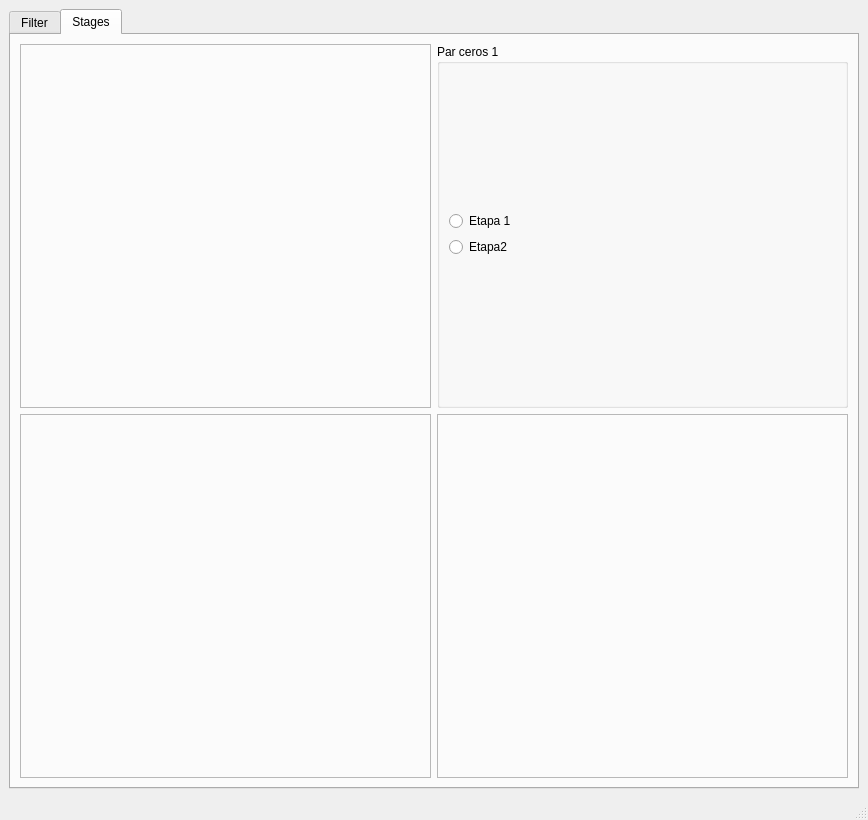
<?xml version="1.0" encoding="UTF-8"?>
<ui version="4.0">
 <class>MainWindow</class>
 <widget class="QMainWindow" name="MainWindow">
  <property name="windowModality">
   <enum>Qt::NonModal</enum>
  </property>
  <property name="geometry">
   <rect>
    <x>0</x>
    <y>0</y>
    <width>868</width>
    <height>820</height>
   </rect>
  </property>
  <property name="sizePolicy">
   <sizepolicy hsizetype="Preferred" vsizetype="Preferred">
    <horstretch>0</horstretch>
    <verstretch>0</verstretch>
   </sizepolicy>
  </property>
  <property name="windowTitle">
   <string>Filter Tool</string>
  </property>
  <widget class="QWidget" name="centralwidget">
   <layout class="QGridLayout" name="gridLayout_12">
    <item row="0" column="0">
     <widget class="QTabWidget" name="tabWidget">
      <property name="currentIndex">
       <number>1</number>
      </property>
      <widget class="QWidget" name="tabFiltros">
       <attribute name="title">
        <string>Filter</string>
       </attribute>
       <layout class="QGridLayout" name="gridLayout_4">
        <item row="0" column="0">
         <layout class="QHBoxLayout" name="horizontalLayout">
          <item>
           <widget class="QDockWidget" name="dockWidget_2">
            <property name="maximumSize">
             <size>
              <width>300</width>
              <height>524287</height>
             </size>
            </property>
            <property name="features">
             <set>QDockWidget::DockWidgetFloatable|QDockWidget::DockWidgetMovable</set>
            </property>
            <property name="windowTitle">
             <string>Filter Parameters</string>
            </property>
            <widget class="QWidget" name="dockWidgetContents_3">
             <layout class="QGridLayout" name="gridLayout_18">
              <item row="0" column="0">
               <layout class="QVBoxLayout" name="verticalLayout_3">
                <item>
                 <widget class="QGroupBox" name="groupBox_9">
                  <property name="title">
                   <string>Template</string>
                  </property>
                  <layout class="QGridLayout" name="gridLayout_19">
                   <item row="1" column="1">
                    <layout class="QGridLayout" name="gridLayout_20">
                     <item row="0" column="0">
                      <layout class="QHBoxLayout" name="horizontalLayout_10">
                       <item>
                        <widget class="QLabel" name="label_9">
                         <property name="text">
                          <string>Stop Band 1</string>
                         </property>
                        </widget>
                       </item>
                       <item>
                        <widget class="QDoubleSpinBox" name="stopBand1DoubleSpinBox_3">
                         <property name="maximum">
                          <double>99999999999.000000000000000</double>
                         </property>
                         <property name="singleStep">
                          <double>0.010000000000000</double>
                         </property>
                        </widget>
                       </item>
                      </layout>
                     </item>
                     <item row="0" column="1">
                      <layout class="QHBoxLayout" name="stopBand2_horizontalLayout_3">
                       <item>
                        <widget class="QLabel" name="stopBand2_label_3">
                         <property name="text">
                          <string>Stop Band 2</string>
                         </property>
                        </widget>
                       </item>
                       <item>
                        <widget class="QDoubleSpinBox" name="stopBand2DoubleSpinBox_3">
                         <property name="maximum">
                          <double>99999999999.000000000000000</double>
                         </property>
                         <property name="singleStep">
                          <double>0.010000000000000</double>
                         </property>
                        </widget>
                       </item>
                      </layout>
                     </item>
                     <item row="1" column="0">
                      <layout class="QHBoxLayout" name="horizontalLayout_11">
                       <item>
                        <widget class="QLabel" name="label_10">
                         <property name="text">
                          <string>Pass Band 1</string>
                         </property>
                        </widget>
                       </item>
                       <item>
                        <widget class="QDoubleSpinBox" name="passBand1DoubleSpinBox_3">
                         <property name="maximum">
                          <double>99999999999.000000000000000</double>
                         </property>
                         <property name="singleStep">
                          <double>0.010000000000000</double>
                         </property>
                        </widget>
                       </item>
                      </layout>
                     </item>
                     <item row="1" column="1">
                      <layout class="QHBoxLayout" name="passBand2_horizontalLayout_3">
                       <item>
                        <widget class="QLabel" name="passBand2_label_3">
                         <property name="text">
                          <string>Pass Band 2</string>
                         </property>
                        </widget>
                       </item>
                       <item>
                        <widget class="QDoubleSpinBox" name="passBand2DoubleSpinBox_3">
                         <property name="maximum">
                          <double>99999999999.000000000000000</double>
                         </property>
                         <property name="singleStep">
                          <double>0.010000000000000</double>
                         </property>
                        </widget>
                       </item>
                      </layout>
                     </item>
                     <item row="2" column="0">
                      <layout class="QHBoxLayout" name="horizontalLayout_12">
                       <item>
                        <widget class="QLabel" name="label_11">
                         <property name="text">
                          <string>Min Attenuated</string>
                         </property>
                        </widget>
                       </item>
                       <item>
                        <widget class="QDoubleSpinBox" name="minAttnDoubleSpinBox_3"/>
                       </item>
                      </layout>
                     </item>
                     <item row="2" column="1">
                      <layout class="QHBoxLayout" name="horizontalLayout_13">
                       <item>
                        <widget class="QLabel" name="label_12">
                         <property name="text">
                          <string>Max Attenuated</string>
                         </property>
                        </widget>
                       </item>
                       <item>
                        <widget class="QDoubleSpinBox" name="maxAttnDoubleSpinBox_3"/>
                       </item>
                      </layout>
                     </item>
                    </layout>
                   </item>
                   <item row="2" column="1">
                    <widget class="QPushButton" name="setTemplateButton_3">
                     <property name="text">
                      <string>Set Template</string>
                     </property>
                    </widget>
                   </item>
                   <item row="0" column="1">
                    <layout class="QHBoxLayout" name="horizontalLayout_24">
                     <item>
                      <widget class="QLabel" name="label_19">
                       <property name="text">
                        <string>Type</string>
                       </property>
                      </widget>
                     </item>
                     <item>
                      <widget class="QComboBox" name="filterTypeComboBox_3">
                       <item>
                        <property name="text">
                         <string>Low-pass</string>
                        </property>
                       </item>
                       <item>
                        <property name="text">
                         <string>High-pass</string>
                        </property>
                       </item>
                       <item>
                        <property name="text">
                         <string>Band-pass</string>
                        </property>
                       </item>
                       <item>
                        <property name="text">
                         <string>Band-reject</string>
                        </property>
                       </item>
                       <item>
                        <property name="text">
                         <string>All-pass</string>
                        </property>
                       </item>
                      </widget>
                     </item>
                    </layout>
                   </item>
                  </layout>
                 </widget>
                </item>
                <item>
                 <widget class="QGroupBox" name="groupBox_10">
                  <property name="title">
                   <string>Approximation Settings</string>
                  </property>
                  <layout class="QGridLayout" name="gridLayout_3">
                   <item row="2" column="0">
                    <widget class="QGroupBox" name="groupBox_11">
                     <property name="title">
                      <string>Parameters</string>
                     </property>
                     <layout class="QGridLayout" name="gridLayout_21">
                      <item row="1" column="0">
                       <layout class="QHBoxLayout" name="horizontalLayout_25">
                        <item>
                         <widget class="QRadioButton" name="maxQRadioButton_3">
                          <property name="text">
                           <string>Max Q Allowed</string>
                          </property>
                         </widget>
                        </item>
                        <item>
                         <widget class="QDoubleSpinBox" name="maxQdoubleSpinBox_3"/>
                        </item>
                       </layout>
                      </item>
                      <item row="0" column="0">
                       <layout class="QHBoxLayout" name="horizontalLayout_26">
                        <item>
                         <widget class="QRadioButton" name="minMaxRadioButton_3">
                          <property name="text">
                           <string>Min Order</string>
                          </property>
                         </widget>
                        </item>
                        <item>
                         <widget class="QSpinBox" name="minOrderSpinBox_3"/>
                        </item>
                        <item>
                         <widget class="QLabel" name="label_20">
                          <property name="text">
                           <string>Max Order</string>
                          </property>
                         </widget>
                        </item>
                        <item>
                         <widget class="QSpinBox" name="maxOrderSpinBox_3"/>
                        </item>
                       </layout>
                      </item>
                      <item row="2" column="0">
                       <layout class="QHBoxLayout" name="horizontalLayout_27">
                        <item>
                         <widget class="QRadioButton" name="customOrderRadioButton_3">
                          <property name="text">
                           <string>Custom Order</string>
                          </property>
                         </widget>
                        </item>
                        <item>
                         <widget class="QSpinBox" name="customOrderSpinBox_3"/>
                        </item>
                       </layout>
                      </item>
                      <item row="3" column="0">
                       <widget class="QPushButton" name="previewApproxButton_3">
                        <property name="text">
                         <string>Preview Aproximation</string>
                        </property>
                       </widget>
                      </item>
                      <item row="4" column="0">
                       <widget class="QPushButton" name="clearApproxButton_3">
                        <property name="text">
                         <string>Clear Approximations</string>
                        </property>
                       </widget>
                      </item>
                     </layout>
                    </widget>
                   </item>
                   <item row="1" column="0">
                    <layout class="QHBoxLayout" name="horizontalLayout_28">
                     <item>
                      <widget class="QLabel" name="label_21">
                       <property name="text">
                        <string>Approximation</string>
                       </property>
                      </widget>
                     </item>
                     <item>
                      <widget class="QComboBox" name="approximationComboBox_3">
                       <item>
                        <property name="text">
                         <string>Butterworth</string>
                        </property>
                       </item>
                       <item>
                        <property name="text">
                         <string>Bessel</string>
                        </property>
                       </item>
                       <item>
                        <property name="text">
                         <string>Chebyshev Type I</string>
                        </property>
                       </item>
                       <item>
                        <property name="text">
                         <string>Chebyshev Type II</string>
                        </property>
                       </item>
                       <item>
                        <property name="text">
                         <string>Legendre</string>
                        </property>
                       </item>
                       <item>
                        <property name="text">
                         <string>Gauss</string>
                        </property>
                       </item>
                       <item>
                        <property name="text">
                         <string>Cauer elliptic</string>
                        </property>
                       </item>
                      </widget>
                     </item>
                    </layout>
                   </item>
                  </layout>
                 </widget>
                </item>
                <item>
                 <widget class="QGroupBox" name="groupBox_12">
                  <property name="title">
                   <string>Plots</string>
                  </property>
                  <layout class="QGridLayout" name="gridLayout_22">
                   <item row="2" column="0">
                    <widget class="QPushButton" name="saveResultsPushButton_3">
                     <property name="toolTip">
                      <string>Save results to .PDF report</string>
                     </property>
                     <property name="text">
                      <string>Save Results</string>
                     </property>
                    </widget>
                   </item>
                   <item row="0" column="0">
                    <layout class="QGridLayout" name="gridLayout_23">
                     <item row="0" column="0">
                      <widget class="QCheckBox" name="attenuationCurvesCheckBox_3">
                       <property name="text">
                        <string>Attenuation Curves</string>
                       </property>
                      </widget>
                     </item>
                     <item row="0" column="1">
                      <widget class="QCheckBox" name="stepResponseCheckBox_3">
                       <property name="text">
                        <string>Step Response</string>
                       </property>
                      </widget>
                     </item>
                     <item row="1" column="0">
                      <widget class="QCheckBox" name="phaseCheckBox_3">
                       <property name="text">
                        <string>Phase</string>
                       </property>
                      </widget>
                     </item>
                     <item row="1" column="1">
                      <widget class="QCheckBox" name="sPlaneCheckBox_3">
                       <property name="text">
                        <string>S Plane Diagram</string>
                       </property>
                      </widget>
                     </item>
                     <item row="2" column="0">
                      <widget class="QCheckBox" name="groupDelayCheckBox_3">
                       <property name="text">
                        <string>Group Delay</string>
                       </property>
                      </widget>
                     </item>
                     <item row="2" column="1">
                      <widget class="QCheckBox" name="freqResponseCheckBox_3">
                       <property name="text">
                        <string>Frequency Response</string>
                       </property>
                      </widget>
                     </item>
                    </layout>
                   </item>
                   <item row="1" column="0">
                    <widget class="QPushButton" name="computePushButton_3">
                     <property name="toolTip">
                      <string>Compute approximation</string>
                     </property>
                     <property name="text">
                      <string>Compute</string>
                     </property>
                    </widget>
                   </item>
                  </layout>
                 </widget>
                </item>
               </layout>
              </item>
             </layout>
            </widget>
           </widget>
          </item>
          <item>
           <layout class="QVBoxLayout" name="plotsLayout_2"/>
          </item>
         </layout>
        </item>
       </layout>
      </widget>
      <widget class="QWidget" name="tabEtapas">
       <attribute name="title">
        <string>Stages</string>
       </attribute>
       <layout class="QGridLayout" name="gridLayout_24">
        <item row="0" column="0">
         <layout class="QVBoxLayout" name="verticalLayout_5">
          <item>
           <layout class="QHBoxLayout" name="horizontalLayout_30">
            <item>
             <widget class="QFrame" name="frameTotal">
              <property name="frameShape">
               <enum>QFrame::StyledPanel</enum>
              </property>
              <property name="frameShadow">
               <enum>QFrame::Raised</enum>
              </property>
             </widget>
            </item>
            <item>
             <layout class="QVBoxLayout" name="paresGroupBoxLayout">
              <item>
               <widget class="QGroupBox" name="GroupBoxPar1">
                <property name="title">
                 <string>Par ceros 1</string>
                </property>
                <layout class="QGridLayout" name="gridLayout_25">
                 <item row="0" column="0">
                  <layout class="QVBoxLayout" name="radioButtonLayoutPar1">
                   <item>
                    <widget class="QRadioButton" name="radioButtonEtapa1">
                     <property name="text">
                      <string>Etapa 1</string>
                     </property>
                    </widget>
                   </item>
                   <item>
                    <widget class="QRadioButton" name="radioButtonEtapa2">
                     <property name="text">
                      <string>Etapa2</string>
                     </property>
                    </widget>
                   </item>
                  </layout>
                 </item>
                </layout>
               </widget>
              </item>
             </layout>
            </item>
           </layout>
          </item>
          <item>
           <layout class="QHBoxLayout" name="horizontalLayout_29">
            <item>
             <widget class="QFrame" name="frameEtapa1">
              <property name="frameShape">
               <enum>QFrame::StyledPanel</enum>
              </property>
              <property name="frameShadow">
               <enum>QFrame::Raised</enum>
              </property>
             </widget>
            </item>
            <item>
             <widget class="QFrame" name="frameEtapa2">
              <property name="frameShape">
               <enum>QFrame::StyledPanel</enum>
              </property>
              <property name="frameShadow">
               <enum>QFrame::Raised</enum>
              </property>
             </widget>
            </item>
           </layout>
          </item>
         </layout>
        </item>
       </layout>
      </widget>
     </widget>
    </item>
   </layout>
  </widget>
  <widget class="QMenuBar" name="menubar">
   <property name="geometry">
    <rect>
     <x>0</x>
     <y>0</y>
     <width>868</width>
     <height>21</height>
    </rect>
   </property>
  </widget>
  <widget class="QStatusBar" name="statusbar"/>
  <action name="actionParameters">
   <property name="text">
    <string>Parameters</string>
   </property>
  </action>
 </widget>
 <resources/>
 <connections/>
</ui>
